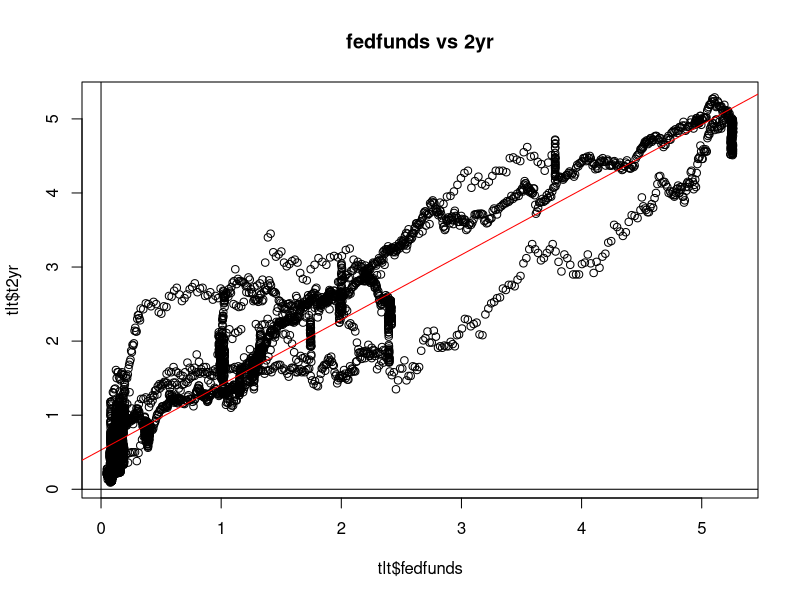
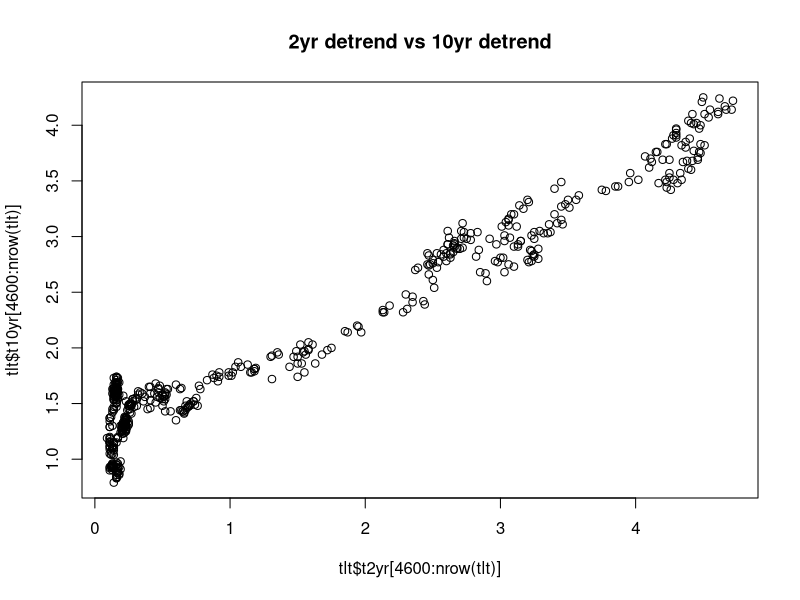
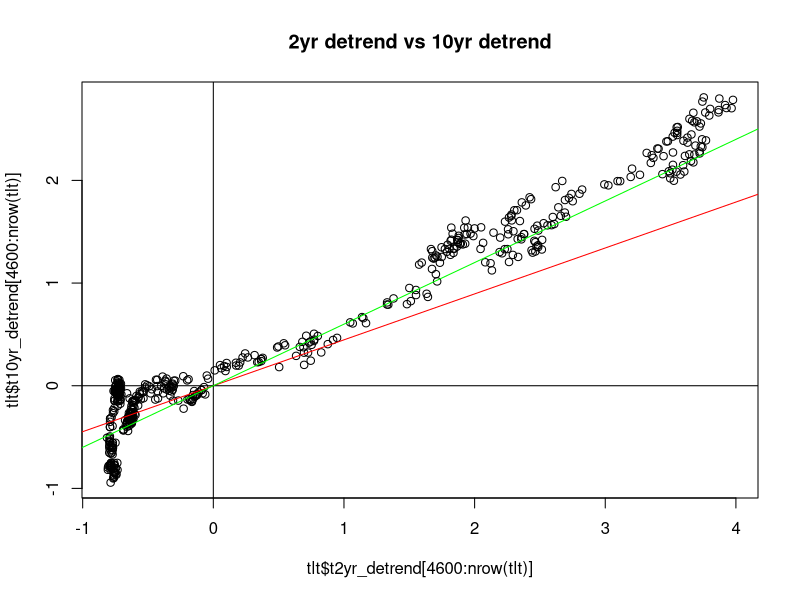
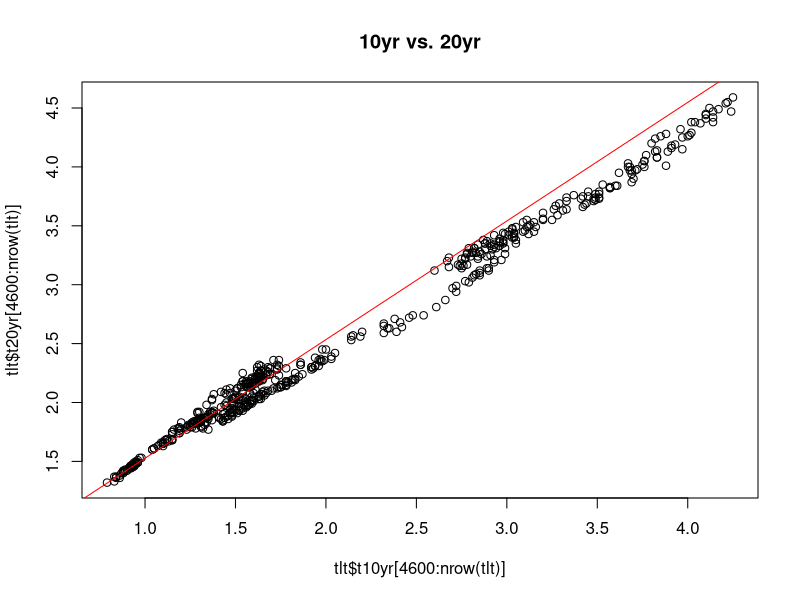
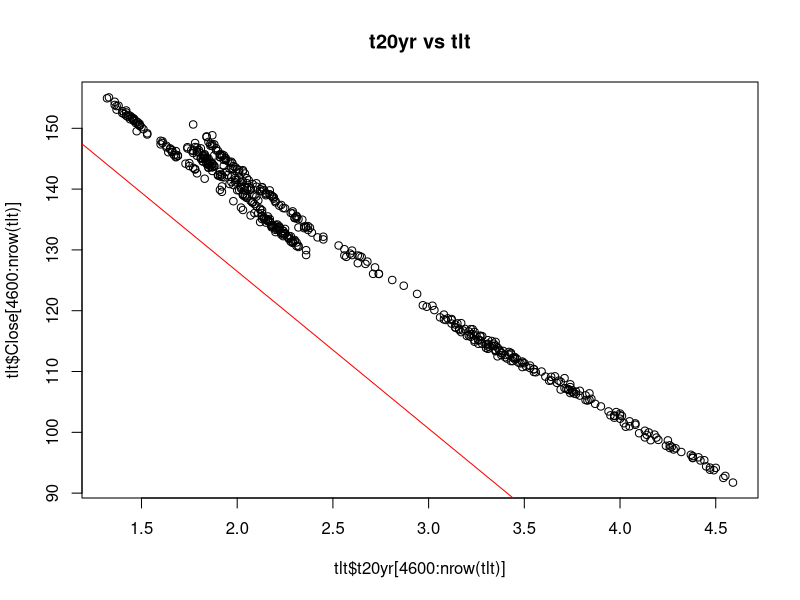

Recreate these plots in R, in order.
tlt=read.csv('tlt_analysis.csv')

#t2yr_model=lm(t2yr~fedfunds, data=tlt[4600:nrow(tlt),])
t2yr_model=lm(t2yr~fedfunds, data=tlt)
#t2yr_model=lm(t2yr~log(fedfunds), data=tlt[4600:nrow(tlt),])
plot(tlt$fedfunds,tlt$t2yr, main='fedfunds vs 2yr')
#lines(tlt[4600:nrow(tlt),"fedfunds"],log(tlt[4600:nrow(tlt),"fedfunds"])*t2yr_model$coefficients[1]+t2yr_model$coefficients[1], col='red')
abline(t2yr_model, col='red')
abline(h=0,v=0)

t2yr_detrender=lm(tlt$t2yr~as.numeric(rownames(tlt)), tlt)
fedfund_detrender=lm(fedfunds~as.numeric(rownames(tlt)), tlt)

t10yr_model=lm(tlt$t10yr~tlt$t2yr)
t10yr_model=lm(tlt$t10yr_detrend~tlt$t2yr_detrend)
plot(tlt$t2yr[4600:nrow(tlt)], tlt$t10yr[4600:nrow(tlt)], main='2yr detrend vs 10yr detrend')
plot(tlt$t2yr_detrend[4600:nrow(tlt)], tlt$t10yr_detrend[4600:nrow(tlt)], main='2yr detrend vs 10yr detrend')
abline(t10yr_model, col='red')
abline(h=0,v=0)
abline(0,.6, col='green')

t20yr_model=lm(tlt$t20yr~tlt$t10yr)
plot(tlt$t10yr[4600:nrow(tlt)], tlt$t20yr[4600:nrow(tlt)], main='10yr vs. 20yr')
abline(t20yr_model, col='red')
abline(h=0,v=0)

tlt_model=lm(tlt$Close~tlt$t20yr)
plot(tlt$t20yr[4600:nrow(tlt)],tlt$Close[4600:nrow(tlt)], main='t20yr vs tlt')
abline(tlt_model, col='red')
abline(h=0,v=0)

